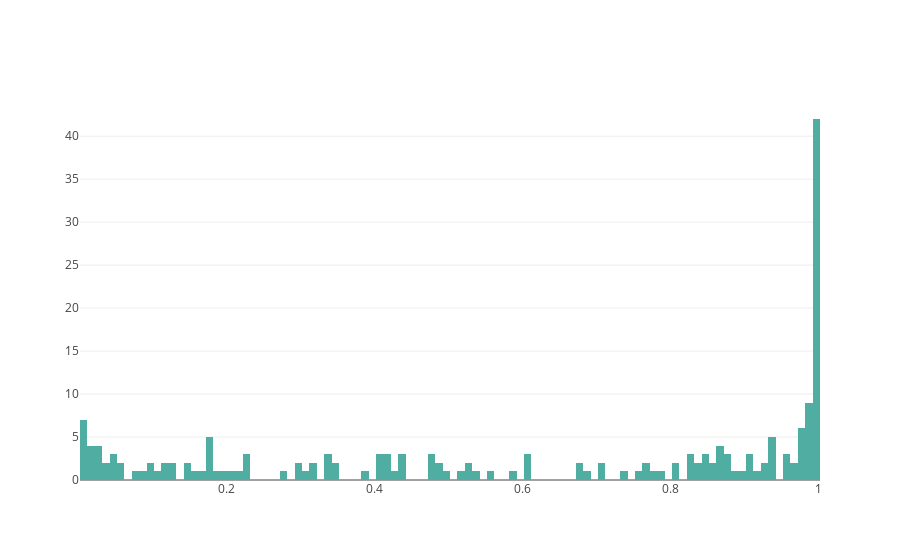

The notebook cell this image was saved under:
### Code cell
trace = go.Histogram(
    x = df_cred['prop'],
    xbins=dict(
            start=df_cred['prop'].min(),
            end=df_cred['prop'].max(),
            size=0.01
            ),
    marker = dict(color='rgb(79,173,161)')
)
layout = go.Layout()

fig = go.Figure(data = [trace], layout=layout)
iplot(fig)

### Figure 1 — Plotly figure (JSON) as saved in the notebook; plotly's stock layout.template omitted (floating-point values rounded to 4 significant figures; data arrays with more than 128 entries replaced by an {"elided": "..."} marker saying what was removed)
{"data": [{"marker": {"color": "rgb(79,173,161)"}, "type": "histogram", "uid": "dd8e59f2-e98b-4ff3-bcaa-144ace6e3d58", "x": {"elided": "189 float values"}, "xbins": {"end": 1, "size": 0.01, "start": 0.001708}}], "layout": {}}
